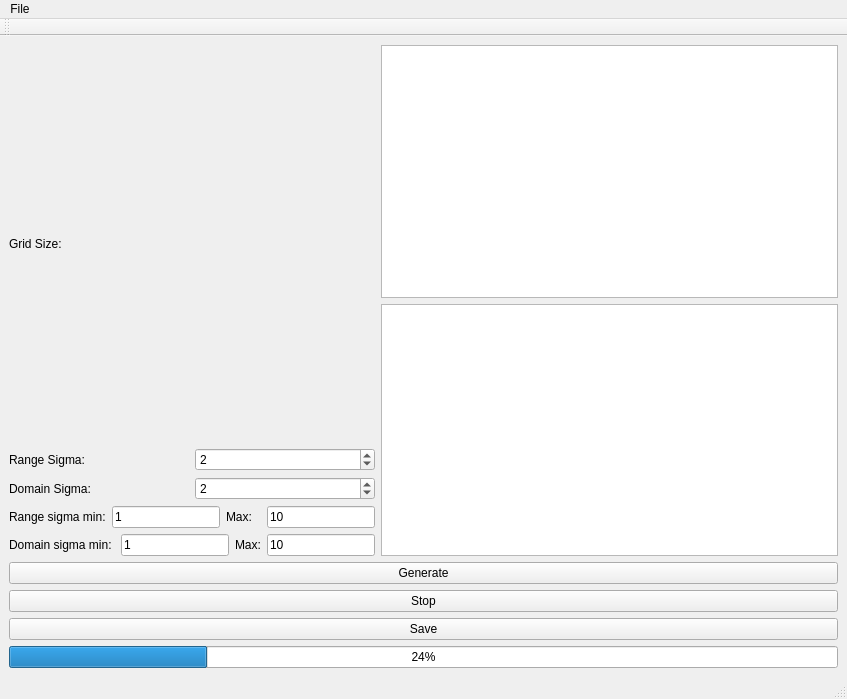
<?xml version="1.0" encoding="UTF-8"?>
<ui version="4.0">
 <class>MainWindow</class>
 <widget class="QMainWindow" name="MainWindow">
  <property name="geometry">
   <rect>
    <x>0</x>
    <y>0</y>
    <width>847</width>
    <height>699</height>
   </rect>
  </property>
  <property name="windowTitle">
   <string>Bilateral Filtering Demo</string>
  </property>
  <widget class="QWidget" name="centralwidget">
   <layout class="QGridLayout" name="gridLayout_2">
    <item row="2" column="0">
     <widget class="QPushButton" name="btnGenerate">
      <property name="text">
       <string>Generate</string>
      </property>
     </widget>
    </item>
    <item row="1" column="0">
     <layout class="QGridLayout" name="gridLayout" rowstretch="0" columnstretch="1,5" columnminimumwidth="0,0">
      <item row="0" column="1">
       <layout class="QVBoxLayout" name="verticalLayout" stretch="0,0">
        <item>
         <widget class="QGraphicsView" name="graphicsViewImage"/>
        </item>
        <item>
         <widget class="QGraphicsView" name="graphicsViewBlurredGrid"/>
        </item>
       </layout>
      </item>
      <item row="0" column="0">
       <layout class="QVBoxLayout" name="verticalLayout_3">
        <item>
         <widget class="QLabel" name="label_3">
          <property name="text">
           <string>Grid Size:</string>
          </property>
         </widget>
        </item>
        <item>
         <layout class="QHBoxLayout" name="horizontalLayout_2">
          <item>
           <widget class="QLabel" name="label">
            <property name="text">
             <string>Range Sigma:</string>
            </property>
           </widget>
          </item>
          <item>
           <widget class="QSpinBox" name="spinRangeSigma">
            <property name="value">
             <number>2</number>
            </property>
           </widget>
          </item>
         </layout>
        </item>
        <item>
         <layout class="QHBoxLayout" name="horizontalLayout">
          <item>
           <widget class="QLabel" name="label_2">
            <property name="text">
             <string>Domain Sigma:</string>
            </property>
           </widget>
          </item>
          <item>
           <widget class="QSpinBox" name="spinDomainSigma">
            <property name="value">
             <number>2</number>
            </property>
           </widget>
          </item>
         </layout>
        </item>
        <item>
         <layout class="QHBoxLayout" name="horizontalLayout_3">
          <item>
           <widget class="QLabel" name="label_4">
            <property name="text">
             <string>Range sigma min:</string>
            </property>
           </widget>
          </item>
          <item>
           <widget class="QLineEdit" name="txtRangeSigmaMin">
            <property name="sizePolicy">
             <sizepolicy hsizetype="Fixed" vsizetype="Fixed">
              <horstretch>0</horstretch>
              <verstretch>0</verstretch>
             </sizepolicy>
            </property>
            <property name="text">
             <string>1</string>
            </property>
           </widget>
          </item>
          <item>
           <widget class="QLabel" name="label_5">
            <property name="text">
             <string>Max:</string>
            </property>
           </widget>
          </item>
          <item>
           <widget class="QLineEdit" name="txtRangeSigmaMax">
            <property name="sizePolicy">
             <sizepolicy hsizetype="Fixed" vsizetype="Fixed">
              <horstretch>0</horstretch>
              <verstretch>0</verstretch>
             </sizepolicy>
            </property>
            <property name="text">
             <string>10</string>
            </property>
           </widget>
          </item>
         </layout>
        </item>
        <item>
         <layout class="QHBoxLayout" name="horizontalLayout_4">
          <item>
           <widget class="QLabel" name="label_6">
            <property name="text">
             <string>Domain sigma min: </string>
            </property>
           </widget>
          </item>
          <item>
           <widget class="QLineEdit" name="txtDomainSigmaMin">
            <property name="sizePolicy">
             <sizepolicy hsizetype="Fixed" vsizetype="Fixed">
              <horstretch>0</horstretch>
              <verstretch>0</verstretch>
             </sizepolicy>
            </property>
            <property name="text">
             <string>1</string>
            </property>
           </widget>
          </item>
          <item>
           <widget class="QLabel" name="label_7">
            <property name="text">
             <string>Max:</string>
            </property>
           </widget>
          </item>
          <item>
           <widget class="QLineEdit" name="txtDomainSigmaMax">
            <property name="sizePolicy">
             <sizepolicy hsizetype="Fixed" vsizetype="Fixed">
              <horstretch>0</horstretch>
              <verstretch>0</verstretch>
             </sizepolicy>
            </property>
            <property name="text">
             <string>10</string>
            </property>
           </widget>
          </item>
         </layout>
        </item>
       </layout>
      </item>
     </layout>
    </item>
    <item row="3" column="0">
     <widget class="QPushButton" name="btnStop">
      <property name="text">
       <string>Stop</string>
      </property>
     </widget>
    </item>
    <item row="5" column="0">
     <widget class="QProgressBar" name="progressBar">
      <property name="value">
       <number>24</number>
      </property>
     </widget>
    </item>
    <item row="4" column="0">
     <widget class="QPushButton" name="btnSave">
      <property name="text">
       <string>Save</string>
      </property>
     </widget>
    </item>
   </layout>
  </widget>
  <widget class="QMenuBar" name="menubar">
   <property name="geometry">
    <rect>
     <x>0</x>
     <y>0</y>
     <width>847</width>
     <height>20</height>
    </rect>
   </property>
   <widget class="QMenu" name="menuFile">
    <property name="title">
     <string>File</string>
    </property>
    <addaction name="actionOpenImageFile"/>
   </widget>
   <addaction name="menuFile"/>
  </widget>
  <widget class="QStatusBar" name="statusbar"/>
  <widget class="QToolBar" name="toolBar">
   <property name="windowTitle">
    <string>toolBar</string>
   </property>
   <attribute name="toolBarArea">
    <enum>TopToolBarArea</enum>
   </attribute>
   <attribute name="toolBarBreak">
    <bool>false</bool>
   </attribute>
  </widget>
  <action name="actionOpenImage">
   <property name="text">
    <string>Open Image</string>
   </property>
  </action>
  <action name="actionOpen_Grayscale_Image">
   <property name="text">
    <string>Open As Grayscale Image</string>
   </property>
  </action>
  <action name="actionOpen_RGBDI_Image">
   <property name="text">
    <string>Open As RGBDI Image</string>
   </property>
  </action>
  <action name="actionSaveSegmentation">
   <property name="text">
    <string>Save Segmentation</string>
   </property>
  </action>
  <action name="actionFlipImage">
   <property name="text">
    <string>Flip Image</string>
   </property>
  </action>
  <action name="actionExit">
   <property name="text">
    <string>Exit</string>
   </property>
  </action>
  <action name="actionOpenImageFile">
   <property name="text">
    <string>Open Image</string>
   </property>
  </action>
 </widget>
 <resources/>
 <connections/>
</ui>
